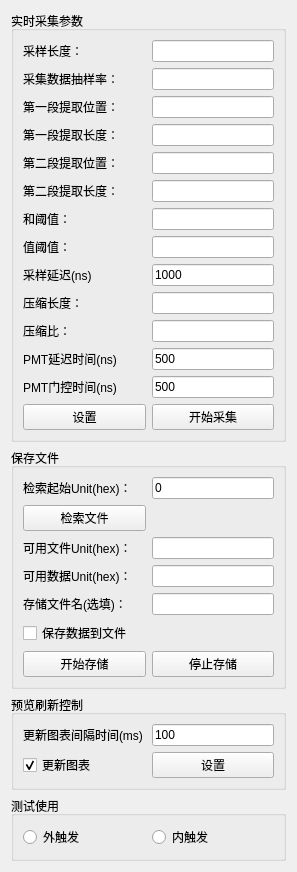
            <widget class="QWidget" name="page_3">
             <property name="geometry">
              <rect>
               <x>0</x>
               <y>0</y>
               <width>297</width>
               <height>774</height>
              </rect>
             </property>
             <attribute name="label">
              <string>实时预览参数</string>
             </attribute>
             <layout class="QVBoxLayout" name="verticalLayout_7">
              <item>
               <widget class="QGroupBox" name="groupBox_5">
                <property name="title">
                 <string>实时采集参数</string>
                </property>
                <layout class="QGridLayout" name="gridLayout_9">
                 <item row="3" column="0">
                  <widget class="QLabel" name="label_18">
                   <property name="text">
                    <string>第一段提取长度：</string>
                   </property>
                  </widget>
                 </item>
                 <item row="11" column="0">
                  <widget class="QLabel" name="label_pmtDelayTime">
                   <property name="toolTip">
                    <string>相对于触发信号的延迟</string>
                   </property>
                   <property name="text">
                    <string>PMT延迟时间(ns)</string>
                   </property>
                  </widget>
                 </item>
                 <item row="0" column="1">
                  <widget class="QLineEdit" name="lineEdit_sampleLen">
                   <property name="sizePolicy">
                    <sizepolicy hsizetype="Preferred" vsizetype="Fixed">
                     <horstretch>0</horstretch>
                     <verstretch>0</verstretch>
                    </sizepolicy>
                   </property>
                  </widget>
                 </item>
                 <item row="13" column="1">
                  <widget class="QPushButton" name="btn_sampleEnable">
                   <property name="text">
                    <string>开始采集</string>
                   </property>
                  </widget>
                 </item>
                 <item row="1" column="1">
                  <widget class="QLineEdit" name="lineEdit_sampleRate">
                   <property name="sizePolicy">
                    <sizepolicy hsizetype="Preferred" vsizetype="Fixed">
                     <horstretch>0</horstretch>
                     <verstretch>0</verstretch>
                    </sizepolicy>
                   </property>
                   <property name="toolTip">
                    <string/>
                   </property>
                  </widget>
                 </item>
                 <item row="4" column="1">
                  <widget class="QLineEdit" name="lineEdit_secondStartPos">
                   <property name="sizePolicy">
                    <sizepolicy hsizetype="Preferred" vsizetype="Fixed">
                     <horstretch>0</horstretch>
                     <verstretch>0</verstretch>
                    </sizepolicy>
                   </property>
                   <property name="toolTip">
                    <string>第二段起始位置需要大于第一段提取位置和提取长度之和</string>
                   </property>
                  </widget>
                 </item>
                 <item row="10" column="0">
                  <widget class="QLabel" name="label_compressRatio">
                   <property name="text">
                    <string>压缩比：</string>
                   </property>
                  </widget>
                 </item>
                 <item row="6" column="0">
                  <widget class="QLabel" name="label_sumThreshold">
                   <property name="text">
                    <string>和阈值：</string>
                   </property>
                  </widget>
                 </item>
                 <item row="11" column="1">
                  <widget class="QLineEdit" name="lineEdit_pmtDelayTime">
                   <property name="sizePolicy">
                    <sizepolicy hsizetype="Preferred" vsizetype="Fixed">
                     <horstretch>0</horstretch>
                     <verstretch>0</verstretch>
                    </sizepolicy>
                   </property>
                   <property name="toolTip">
                    <string>相对与触发信号的延迟时间</string>
                   </property>
                   <property name="text">
                    <string>500</string>
                   </property>
                  </widget>
                 </item>
                 <item row="5" column="0">
                  <widget class="QLabel" name="label_secondLen">
                   <property name="text">
                    <string>第二段提取长度：</string>
                   </property>
                  </widget>
                 </item>
                 <item row="6" column="1">
                  <widget class="QLineEdit" name="lineEdit_sumThreshold">
                   <property name="sizePolicy">
                    <sizepolicy hsizetype="Preferred" vsizetype="Fixed">
                     <horstretch>0</horstretch>
                     <verstretch>0</verstretch>
                    </sizepolicy>
                   </property>
                  </widget>
                 </item>
                 <item row="3" column="1">
                  <widget class="QLineEdit" name="lineEdit_firstLen">
                   <property name="sizePolicy">
                    <sizepolicy hsizetype="Preferred" vsizetype="Fixed">
                     <horstretch>0</horstretch>
                     <verstretch>0</verstretch>
                    </sizepolicy>
                   </property>
                  </widget>
                 </item>
                 <item row="1" column="0">
                  <widget class="QLabel" name="label_16">
                   <property name="text">
                    <string>采集数据抽样率：</string>
                   </property>
                  </widget>
                 </item>
                 <item row="9" column="1">
                  <widget class="QLineEdit" name="lineEdit_compressLen">
                   <property name="sizePolicy">
                    <sizepolicy hsizetype="Preferred" vsizetype="Fixed">
                     <horstretch>0</horstretch>
                     <verstretch>0</verstretch>
                    </sizepolicy>
                   </property>
                  </widget>
                 </item>
                 <item row="2" column="1">
                  <widget class="QLineEdit" name="lineEdit_firstStartPos">
                   <property name="sizePolicy">
                    <sizepolicy hsizetype="Preferred" vsizetype="Fixed">
                     <horstretch>0</horstretch>
                     <verstretch>0</verstretch>
                    </sizepolicy>
                   </property>
                  </widget>
                 </item>
                 <item row="12" column="0">
                  <widget class="QLabel" name="label_pmtGateTime">
                   <property name="toolTip">
                    <string>经过PMT延迟时间后产生的高电平时间</string>
                   </property>
                   <property name="text">
                    <string>PMT门控时间(ns)</string>
                   </property>
                  </widget>
                 </item>
                 <item row="12" column="1">
                  <widget class="QLineEdit" name="lineEdit_pmtGateTime">
                   <property name="sizePolicy">
                    <sizepolicy hsizetype="Preferred" vsizetype="Fixed">
                     <horstretch>0</horstretch>
                     <verstretch>0</verstretch>
                    </sizepolicy>
                   </property>
                   <property name="toolTip">
                    <string>PMT门控高电平持续时间</string>
                   </property>
                   <property name="text">
                    <string>500</string>
                   </property>
                  </widget>
                 </item>
                 <item row="4" column="0">
                  <widget class="QLabel" name="label_secondStartPos">
                   <property name="text">
                    <string>第二段提取位置：</string>
                   </property>
                  </widget>
                 </item>
                 <item row="0" column="0">
                  <widget class="QLabel" name="label_15">
                   <property name="text">
                    <string>采样长度：</string>
                   </property>
                  </widget>
                 </item>
                 <item row="13" column="0">
                  <widget class="QPushButton" name="btn_setPreviewPara">
                   <property name="text">
                    <string>设置</string>
                   </property>
                  </widget>
                 </item>
                 <item row="7" column="1">
                  <widget class="QLineEdit" name="lineEdit_valueThreshold">
                   <property name="sizePolicy">
                    <sizepolicy hsizetype="Preferred" vsizetype="Fixed">
                     <horstretch>0</horstretch>
                     <verstretch>0</verstretch>
                    </sizepolicy>
                   </property>
                  </widget>
                 </item>
                 <item row="10" column="1">
                  <widget class="QLineEdit" name="lineEdit_compressRatio">
                   <property name="sizePolicy">
                    <sizepolicy hsizetype="Preferred" vsizetype="Fixed">
                     <horstretch>0</horstretch>
                     <verstretch>0</verstretch>
                    </sizepolicy>
                   </property>
                  </widget>
                 </item>
                 <item row="2" column="0">
                  <widget class="QLabel" name="label_17">
                   <property name="text">
                    <string>第一段提取位置：</string>
                   </property>
                  </widget>
                 </item>
                 <item row="5" column="1">
                  <widget class="QLineEdit" name="lineEdit_secondLen">
                   <property name="sizePolicy">
                    <sizepolicy hsizetype="Preferred" vsizetype="Fixed">
                     <horstretch>0</horstretch>
                     <verstretch>0</verstretch>
                    </sizepolicy>
                   </property>
                   <property name="toolTip">
                    <string/>
                   </property>
                  </widget>
                 </item>
                 <item row="7" column="0">
                  <widget class="QLabel" name="label_subThreshold">
                   <property name="text">
                    <string>值阈值：</string>
                   </property>
                  </widget>
                 </item>
                 <item row="9" column="0">
                  <widget class="QLabel" name="label_compressLen">
                   <property name="text">
                    <string>压缩长度：</string>
                   </property>
                  </widget>
                 </item>
                 <item row="8" column="0">
                  <widget class="QLabel" name="label_sampleDelay">
                   <property name="text">
                    <string>采样延迟(ns)</string>
                   </property>
                  </widget>
                 </item>
                 <item row="8" column="1">
                  <widget class="QLineEdit" name="lineEdit_sampleDelay">
                   <property name="sizePolicy">
                    <sizepolicy hsizetype="Preferred" vsizetype="Fixed">
                     <horstretch>0</horstretch>
                     <verstretch>0</verstretch>
                    </sizepolicy>
                   </property>
                   <property name="toolTip">
                    <string>触发信号来临时，延迟多少时间才开始采集数据</string>
                   </property>
                   <property name="text">
                    <string>1000</string>
                   </property>
                  </widget>
                 </item>
                </layout>
               </widget>
              </item>
              <item>
               <widget class="QGroupBox" name="groupBox_14">
                <property name="title">
                 <string>保存文件</string>
                </property>
                <layout class="QGridLayout" name="gridLayout_8">
                 <item row="6" column="1">
                  <widget class="QPushButton" name="btn_ssdDisableStore">
                   <property name="text">
                    <string>停止存储</string>
                   </property>
                  </widget>
                 </item>
                 <item row="4" column="1">
                  <widget class="QLineEdit" name="lineEdit_ssdStoreFileName">
                   <property name="sizePolicy">
                    <sizepolicy hsizetype="Preferred" vsizetype="Fixed">
                     <horstretch>0</horstretch>
                     <verstretch>0</verstretch>
                    </sizepolicy>
                   </property>
                  </widget>
                 </item>
                 <item row="6" column="0">
                  <widget class="QPushButton" name="btn_ssdEnableStore">
                   <property name="text">
                    <string>开始存储</string>
                   </property>
                  </widget>
                 </item>
                 <item row="7" column="0">
                  <spacer name="verticalSpacer">
                   <property name="orientation">
                    <enum>Qt::Vertical</enum>
                   </property>
                   <property name="sizeHint" stdset="0">
                    <size>
                     <width>20</width>
                     <height>40</height>
                    </size>
                   </property>
                  </spacer>
                 </item>
                 <item row="0" column="1">
                  <widget class="QLineEdit" name="lineEdit_ssdSearchStartUnit">
                   <property name="sizePolicy">
                    <sizepolicy hsizetype="Preferred" vsizetype="Fixed">
                     <horstretch>0</horstretch>
                     <verstretch>0</verstretch>
                    </sizepolicy>
                   </property>
                   <property name="text">
                    <string>0</string>
                   </property>
                  </widget>
                 </item>
                 <item row="3" column="1">
                  <widget class="QLineEdit" name="lineEdit_ssdAvailDataUnit">
                   <property name="sizePolicy">
                    <sizepolicy hsizetype="Preferred" vsizetype="Fixed">
                     <horstretch>0</horstretch>
                     <verstretch>0</verstretch>
                    </sizepolicy>
                   </property>
                  </widget>
                 </item>
                 <item row="4" column="0">
                  <widget class="QLabel" name="label_5">
                   <property name="text">
                    <string>存储文件名(选填)：</string>
                   </property>
                  </widget>
                 </item>
                 <item row="3" column="0">
                  <widget class="QLabel" name="label">
                   <property name="text">
                    <string>可用数据Unit(hex)：</string>
                   </property>
                  </widget>
                 </item>
                 <item row="2" column="1">
                  <widget class="QLineEdit" name="lineEdit_ssdAvailFileUnit">
                   <property name="sizePolicy">
                    <sizepolicy hsizetype="Preferred" vsizetype="Fixed">
                     <horstretch>0</horstretch>
                     <verstretch>0</verstretch>
                    </sizepolicy>
                   </property>
                  </widget>
                 </item>
                 <item row="2" column="0">
                  <widget class="QLabel" name="label_45">
                   <property name="sizePolicy">
                    <sizepolicy hsizetype="Minimum" vsizetype="Preferred">
                     <horstretch>0</horstretch>
                     <verstretch>0</verstretch>
                    </sizepolicy>
                   </property>
                   <property name="text">
                    <string>可用文件Unit(hex)：</string>
                   </property>
                  </widget>
                 </item>
                 <item row="1" column="0">
                  <widget class="QPushButton" name="btn_ssdSearchSpace">
                   <property name="text">
                    <string>检索文件</string>
                   </property>
                  </widget>
                 </item>
                 <item row="0" column="0">
                  <widget class="QLabel" name="label_8">
                   <property name="text">
                    <string>检索起始Unit(hex)：</string>
                   </property>
                  </widget>
                 </item>
                 <item row="5" column="0">
                  <widget class="QCheckBox" name="checkBox_saveDataToFile">
                   <property name="text">
                    <string>保存数据到文件</string>
                   </property>
                  </widget>
                 </item>
                </layout>
               </widget>
              </item>
              <item>
               <widget class="QGroupBox" name="groupBox_20">
                <property name="title">
                 <string>预览刷新控制</string>
                </property>
                <layout class="QGridLayout" name="gridLayout_20">
                 <item row="0" column="1">
                  <widget class="QLineEdit" name="lineEdit_updateUI_intervalTime">
                   <property name="sizePolicy">
                    <sizepolicy hsizetype="Minimum" vsizetype="Fixed">
                     <horstretch>0</horstretch>
                     <verstretch>0</verstretch>
                    </sizepolicy>
                   </property>
                   <property name="text">
                    <string>100</string>
                   </property>
                  </widget>
                 </item>
                 <item row="1" column="1">
                  <widget class="QPushButton" name="btn_updateUI_intervalTime">
                   <property name="text">
                    <string>设置</string>
                   </property>
                  </widget>
                 </item>
                 <item row="1" column="0">
                  <widget class="QCheckBox" name="checkBox_isRerfreshUI">
                   <property name="text">
                    <string>更新图表</string>
                   </property>
                   <property name="checked">
                    <bool>true</bool>
                   </property>
                  </widget>
                 </item>
                 <item row="0" column="0">
                  <widget class="QLabel" name="label_38">
                   <property name="text">
                    <string>更新图表间隔时间(ms)</string>
                   </property>
                  </widget>
                 </item>
                </layout>
               </widget>
              </item>
              <item>
               <widget class="QGroupBox" name="groupBox_3">
                <property name="title">
                 <string>测试使用</string>
                </property>
                <layout class="QGridLayout" name="gridLayout_19">
                 <item row="0" column="0">
                  <widget class="QRadioButton" name="rbtn_previewOutsideTrg">
                   <property name="text">
                    <string>外触发</string>
                   </property>
                  </widget>
                 </item>
                 <item row="0" column="1">
                  <widget class="QRadioButton" name="rbtn_previewInsideTrg">
                   <property name="text">
                    <string>内触发</string>
                   </property>
                  </widget>
                 </item>
                </layout>
               </widget>
              </item>
             </layout>
            </widget>
